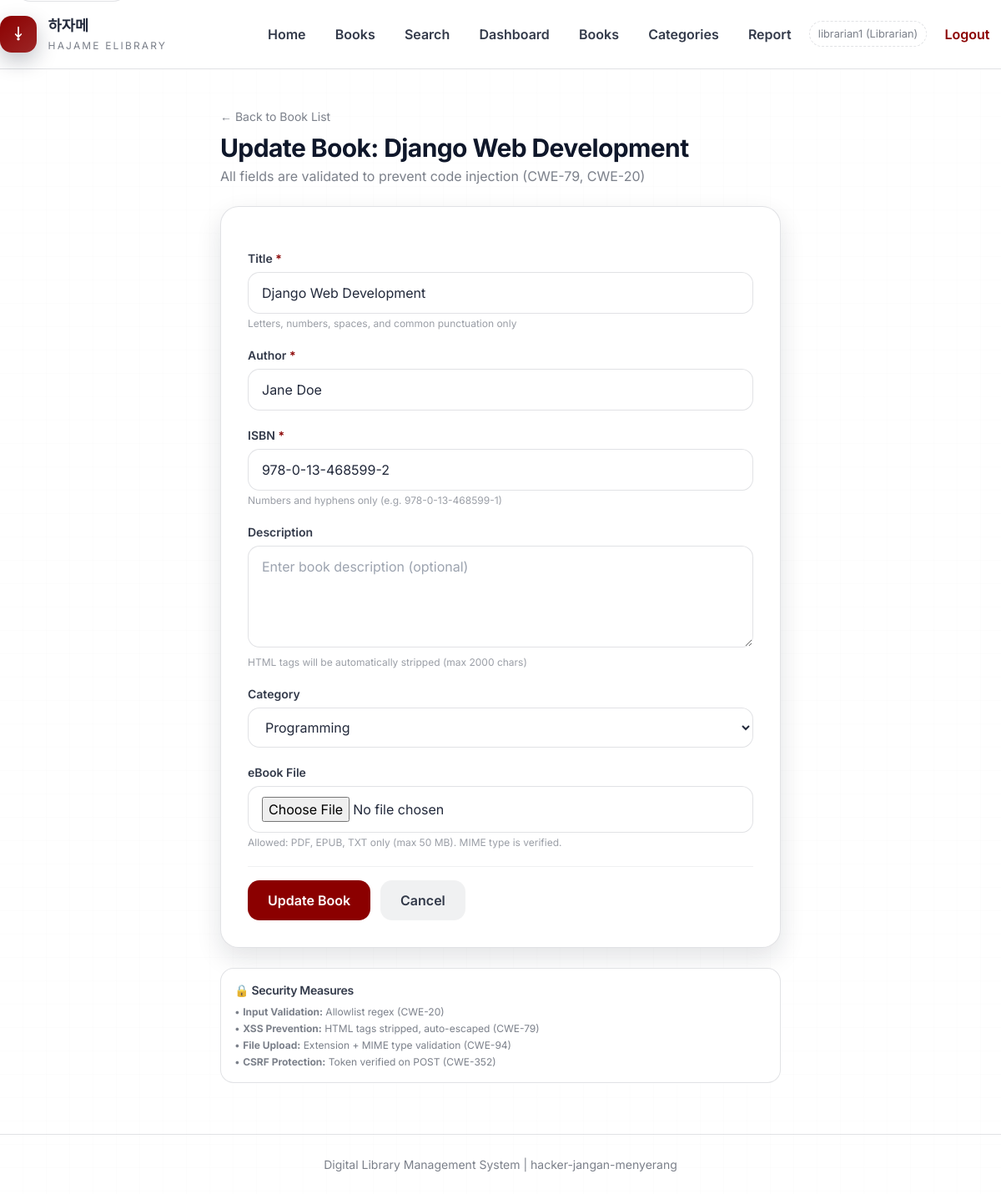
Page /librarian/update-book/2/ (signed in) on the committed database.
### main/models.py (models this page shows, shortened)
class User(AbstractUser):
    class Role(models.TextChoices):
        MEMBER = 'member', 'Member'
        LIBRARIAN = 'librarian', 'Librarian'
        ADMIN = 'admin', 'Admin'
    role = models.CharField(
        max_length=20,
        choices=Role.choices,
        default=Role.MEMBER
    )
    employee_id = models.CharField(
        max_length=50,
        blank=True,
        null=True,
        help_text="Employee ID for Librarian role"
    )
    membership_number = models.CharField(
        max_length=50,
        blank=True,
        null=True,
        help_text="Membership number for Member role"
    )
    class Meta:
        db_table = 'users'

class Book(models.Model):
    class Status(models.TextChoices):
        AVAILABLE = 'available', 'Available'
        NOT_AVAILABLE = 'not_available', 'Not Available'
    title = models.CharField(max_length=255)
    author = models.CharField(max_length=255)
    isbn = models.CharField(
        max_length=20,
        validators=[RegexValidator(
            regex=r'^[0-9\-]+$',
            message='ISBN can only contain numbers and hyphens'
        )]
    )
    description = models.TextField(blank=True)
    status = models.CharField(
        max_length=20,
        choices=Status.choices,
        default=Status.AVAILABLE
    )
    ebook_file = models.FileField(
        upload_to='ebooks/',
        blank=True,
        null=True
    )
    category = models.ForeignKey(
        Category,
        on_delete=models.SET_NULL,
        null=True,
        related_name='books'
    )
    is_deleted = models.BooleanField(default=False)
    created_by = models.ForeignKey(
        User,
        on_delete=models.SET_NULL,
        null=True,
        related_name='books_created'
    )
    created_at = models.DateTimeField(auto_now_add=True)
    updated_at = models.DateTimeField(auto_now=True)
    class Meta:
        db_table = 'books'

### main/librarian_views.py (the view)
# urls.py: path('librarian/update-book/<int:book_id>/', librarian_views.update_book, name='update_book'),
@role_required('librarian')
@require_http_methods(["GET", "POST"])
def update_book(request, book_id):
    book = get_object_or_404(Book, id=book_id, is_deleted=False)
    if request.method == 'POST':
        form = BookForm(request.POST, request.FILES)
        if form.is_valid():
            old_title = book.title
            book.title = form.cleaned_data['title']
            book.author = form.cleaned_data['author']
            book.isbn = form.cleaned_data['isbn']
            book.description = form.cleaned_data.get('description', '')
            book.category = form.cleaned_data.get('category')
            new_file = form.cleaned_data.get('ebook_file')
            if new_file:
                book.ebook_file = new_file
            book.save()
            create_audit_log(
                'book_updated',
                request.user,
                f'Updated book: "{old_title}" → "{book.title}" (ID: {book.id})',
            )
            messages.success(request, f'Book "{book.title}" updated successfully.')
            return redirect('main:book_management_list')
    else:
        form = BookForm(initial={
            'title': book.title,
            'author': book.author,
            'isbn': book.isbn,
            'description': book.description,
            'category': book.category,
        })
    return render(request, 'main/librarian_book_form.html', {
        'form': form,
        'form_title': f'Update Book: {book.title}',
        'submit_label': 'Update Book',
        'book': book,
    })

### main/models.py (called while the page is built)
    def __str__(self):
        return self.name

### main/templates/main/librarian_book_form.html (shortened to what this page needs)
{% extends 'main/base.html' %}
{% block content %}
<div class="max-w-2xl mx-auto space-y-6">
    <div>
        <a href="{% url 'main:book_management_list' %}" class="text-sm text-slate-500 hover:text-red-700 transition-colors">← Back to Book List</a>
        <h2 class="text-3xl font-bold text-slate-900 mt-2">{{ form_title }}</h2>
        <p class="text-slate-500 mt-1">All fields are validated to prevent code injection (CWE-79, CWE-20)</p>
    </div>
    <div class="bg-white border border-slate-200 rounded-2xl shadow-sm p-8">
        <form method="post" enctype="multipart/form-data" class="space-y-5" id="book-form">
            <div>
                <label for="id_title" class="block text-sm font-semibold text-slate-700 mb-1.5">Title <span class="text-red-500">*</span></label>
                {{ form.title }}
                <p class="text-xs text-slate-400 mt-1">Letters, numbers, spaces, and common punctuation only</p>
            </div>
            <div>
                <label for="id_author" class="block text-sm font-semibold text-slate-700 mb-1.5">Author <span class="text-red-500">*</span></label>
                {{ form.author }}
            </div>
            <div>
                <label for="id_isbn" class="block text-sm font-semibold text-slate-700 mb-1.5">ISBN <span class="text-red-500">*</span></label>
                {{ form.isbn }}
                <p class="text-xs text-slate-400 mt-1">Numbers and hyphens only (e.g. 978-0-13-468599-1)</p>
            </div>
            <div>
                <label for="id_description" class="block text-sm font-semibold text-slate-700 mb-1.5">Description</label>
                {{ form.description }}
                <p class="text-xs text-slate-400 mt-1">HTML tags will be automatically stripped (max 2000 chars)</p>
            </div>
            <div>
                <label for="id_category" class="block text-sm font-semibold text-slate-700 mb-1.5">Category</label>
                {{ form.category }}
            </div>
            <div>
                <label for="id_ebook_file" class="block text-sm font-semibold text-slate-700 mb-1.5">eBook File</label>
                {{ form.ebook_file }}
                <p class="text-xs text-slate-400 mt-1">Allowed: PDF, EPUB, TXT only (max 50 MB). MIME type is verified.</p>
            </div>
            <div class="flex gap-3 pt-4 border-t border-slate-100">
                <button type="submit" class="px-6 py-3 bg-red-800 text-white font-semibold rounded-lg hover:bg-red-900 transition-colors" id="submit-book-btn">{{ submit_label }}</button>
                <a href="{% url 'main:book_management_list' %}" class="px-6 py-3 bg-slate-200 text-slate-700 font-semibold rounded-lg hover:bg-slate-300 transition-colors">Cancel</a>
            </div>
        </form>
    </div>
    <div class="bg-slate-50 border border-slate-200 rounded-xl p-4">
        <h4 class="text-sm font-semibold text-slate-700 mb-2">🔒 Security Measures</h4>
        <ul class="text-xs text-slate-500 space-y-1">
            <li>• <strong>Input Validation:</strong> Allowlist regex (CWE-20)</li>
            <li>• <strong>XSS Prevention:</strong> HTML tags stripped, auto-escaped (CWE-79)</li>
            <li>• <strong>File Upload:</strong> Extension + MIME type validation (CWE-94)</li>
            <li>• <strong>CSRF Protection:</strong> Token verified on POST (CWE-352)</li>
        </ul>
    </div>
</div>
{% endblock %}

### main/templates/main/base.html (shortened to what this page needs)
{% load static %}
<!DOCTYPE html>
<html lang="en">
<head>
    <script src="https://cdn.tailwindcss.com"></script>
    <link rel="stylesheet" href="{% static 'css/style.css' %}">
</head>
<body class="app-shell bg-white text-slate-800 min-h-screen flex flex-col">
    <header class="site-header">
        <div class="container-custom header-row">
            <a href="{% url 'main:landing' %}" class="brand-link">
                <span class="brand-mark" aria-hidden="true">
                    <svg viewBox="0 0 24 24" class="w-4 h-4 text-white" fill="none" stroke="currentColor" stroke-width="2">
                        <path d="M12 2L12 16M12 16L8 12M12 16L16 12" stroke-linecap="round" stroke-linejoin="round"></path>
                        <circle cx="12" cy="19" r="1"></circle>
                    </svg>
                </span>
                <span class="brand-text">
                    <span class="brand-title">하자메</span>
                    <span class="brand-sub">Hajame eLibrary</span>
                </span>
            </a>
            <nav class="site-nav">
                <a href="{% url 'main:landing' %}" class="nav-link">Home</a>
                <a href="{% url 'main:book_list' %}" class="nav-link">Books</a>
                <a href="{% url 'main:search_books' %}" class="nav-link">Search</a>
                {% if user.is_authenticated %}
                    {% if user.role == 'member' %}
                        <a href="{% url 'main:member_dashboard' %}" class="nav-link">Dashboard</a>
                        <a href="{% url 'main:borrow_history' %}" class="nav-link">My History</a>
                    {% elif user.role == 'librarian' %}
                        <a href="{% url 'main:librarian_dashboard' %}" class="nav-link">Dashboard</a>
                        <a href="{% url 'main:book_management_list' %}" class="nav-link">Books</a>
                        <a href="{% url 'main:category_list' %}" class="nav-link">Categories</a>
                        <a href="{% url 'main:generate_report' %}" class="nav-link">Report</a>
                    {% elif user.role == 'admin' %}
                        <a href="{% url 'main:admin_dashboard' %}" class="nav-link">Dashboard</a>
                        <a href="{% url 'main:lockout_admin' %}" class="nav-link">Admin Panel</a>
                    {% endif %}
                    <span class="nav-meta">{{ user.username }} ({{ user.get_role_display }})</span>
                    <a href="{% url 'main:logout' %}" class="nav-link nav-ghost">Logout</a>
                {% else %}
                    <a href="{% url 'main:login' %}" class="nav-cta">Login</a>
                {% endif %}
            </nav>
        </div>
    </header>
    <main id="main-content" class="site-main flex-1">
        <div class="container-custom">
            {% block content %}{% endblock %}
        </div>
    </main>
    <footer class="site-footer">
        <div class="container-custom text-center text-sm">
            <p>Digital Library Management System | hacker-jangan-menyerang</p>
        </div>
    </footer>
</body>
</html>

### rows in the picture
User: username "librarian1", role "Librarian"
Book: title "Django Web Development", author "Jane Doe", isbn "978-0-13-468599-2", category "Programming"

### other values in the picture
{{ submit_label }} "Update Book"
